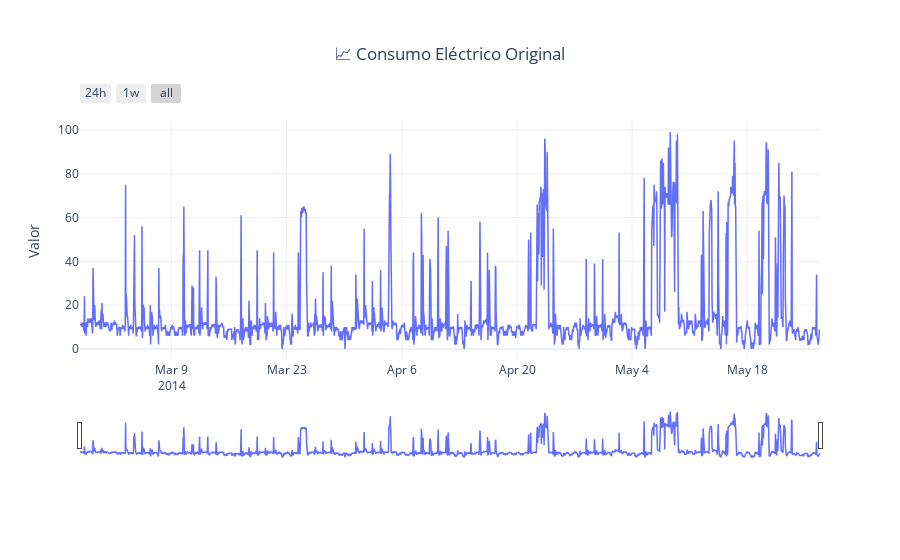

Notebook code cell kept with this figure:
### Code cell
plot_('📈 Consumo Eléctrico Original', 
      (df.index, df["Consumo"], "Consumo (kWh)"))

### Figure 1 — Plotly figure (JSON) as saved in the notebook; plotly's stock layout.template omitted (floating-point values rounded to 4 significant figures; data arrays with more than 128 entries replaced by an {"elided": "..."} marker saying what was removed)
{"data": [{"line": {"width": 1.5}, "mode": "lines", "name": "Consumo (kWh)", "type": "scatter", "x": {"elided": "2160 str values"}, "y": {"elided": "2160 float values"}}], "layout": {"legend": {"orientation": "h", "x": 0.5, "xanchor": "center", "y": -0.3, "yanchor": "top"}, "margin": {"b": 100, "t": 120}, "title": {"text": "📈 Consumo Eléctrico Original", "x": 0.5, "xanchor": "center"}, "xaxis": {"rangeselector": {"buttons": [{"count": 24, "label": "24h", "step": "hour", "stepmode": "backward"}, {"count": 7, "label": "1w", "step": "day", "stepmode": "backward"}, {"step": "all"}], "x": 0, "y": 1.05}, "rangeslider": {"visible": true}, "type": "date"}, "yaxis": {"autorange": true, "title": {"text": "Valor"}}}}
